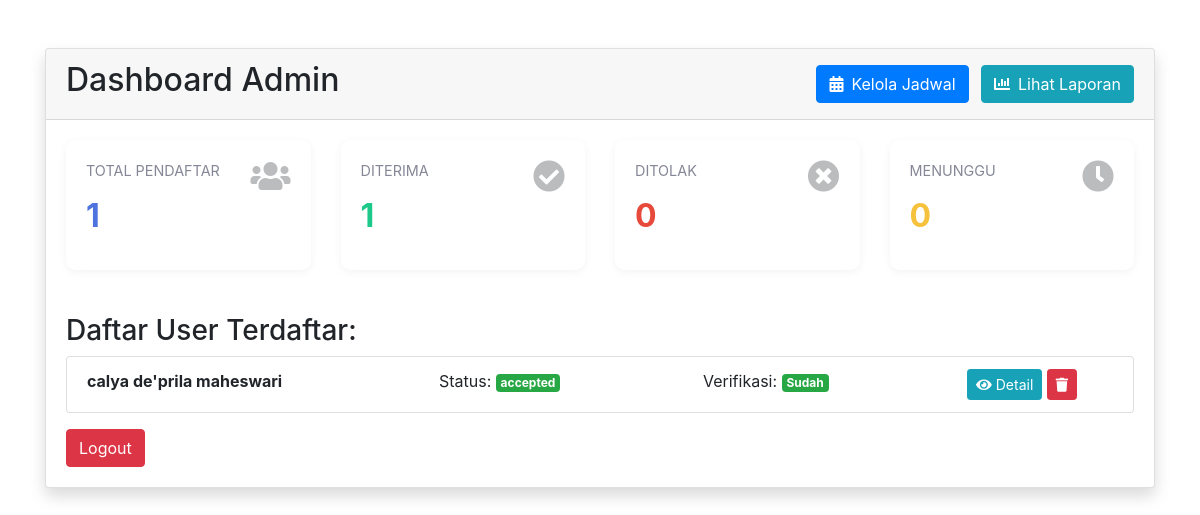
Page /admin_dashboard on the committed database.
### models.py (models this page shows, shortened)
class User(UserMixin, db.Model):
    __tablename__ = 'user'
    id = db.Column(db.Integer, primary_key=True)
    username = db.Column(db.String(80), unique=True, nullable=False)
    password = db.Column(db.String(120), nullable=False)
    role = db.Column(db.String(20), nullable=False, default='user')
    status = db.Column(db.String(20), nullable=False, default='pending')
    full_name = db.Column(db.String(100))
    phone = db.Column(db.String(20))
    address = db.Column(db.String(200))
    jurusan = db.Column(db.String(50))
    payment_status = db.Column(db.String(20), default='unpaid')  # unpaid/pending/paid
    payment_proof = db.Column(db.String(200))
    bank_name = db.Column(db.String(50))
    sender_name = db.Column(db.String(100))
    bukti_pembayaran = db.Column(db.String(200))
    ijasah = db.Column(db.String(200))
    foto_diri = db.Column(db.String(200))
    tempat_lahir = db.Column(db.String(200))
    asal_sekolah = db.Column(db.String(200))
    nama_ayah = db.Column(db.String(100))
    pekerjaan_ayah = db.Column(db.String(100))
    nama_ibu = db.Column(db.String(100))
    pekerjaan_ibu = db.Column(db.String(100))
    gender = db.Column(db.String(20))
    agama = db.Column(db.String(20))

### factory.py (the view)
    @app.route('/admin_dashboard')
    def admin_dashboard():
        from models import User
        users = User.query.filter(User.role != 'admin').all()
        return render_template("admin_dashboard.html", users=users)

### templates/admin_dashboard.html (shortened to what this page needs)
<!DOCTYPE html>
<html>
<head>
  <link href="https://maxcdn.bootstrapcdn.com/bootstrap/4.5.2/css/bootstrap.min.css" rel="stylesheet">
  <link rel="stylesheet" href="https://cdnjs.cloudflare.com/ajax/libs/font-awesome/5.15.1/css/all.min.css">
</head>
<body>
  <div class="container mt-5">
    <div class="card shadow">
      <div class="card-header d-flex justify-content-between align-items-center">
        <h2>Dashboard Admin</h2>
        <div>
            <a href="{{ url_for('admin_schedules') }}" class="btn btn-primary mr-2">
                <i class="fas fa-calendar-alt mr-2"></i>Kelola Jadwal
            </a>
            <a href="{{ url_for('admin_report') }}" class="btn btn-info">
                <i class="fas fa-chart-bar mr-2"></i>Lihat Laporan
            </a>
        </div>
      </div>
      <div class="card-body">
        <div class="row mb-4">
          <div class="col-md-3">
            <div class="stats-card">
              <i class="fas fa-users stats-icon"></i>
              <div class="stats-label">Total Pendaftar</div>
              <div class="stats-value">{{ users|length }}</div>
            </div>
          </div>
          <div class="col-md-3">
            <div class="stats-card success">
              <i class="fas fa-check-circle stats-icon"></i>
              <div class="stats-label">Diterima</div>
              <div class="stats-value">{{ users|selectattr('status', 'equalto', 'accepted')|list|length }}</div>
            </div>
          </div>
          <div class="col-md-3">
            <div class="stats-card danger">
              <i class="fas fa-times-circle stats-icon"></i>
              <div class="stats-label">Ditolak</div>
              <div class="stats-value">{{ users|selectattr('status', 'equalto', 'rejected')|list|length }}</div>
            </div>
          </div>
          <div class="col-md-3">
            <div class="stats-card warning">
              <i class="fas fa-clock stats-icon"></i>
              <div class="stats-label">Menunggu</div>
              <div class="stats-value">{{ users|selectattr('status', 'equalto', 'pending')|list|length }}</div>
            </div>
          </div>
        </div>
        <h3>Daftar User Terdaftar:</h3>
        <ul class="list-group">
          {% for u in users %}
            <li class="list-group-item">
              <div class="row">
                <div class="col-md-4">
                  <strong>{{ u.full_name or u.username }}</strong>
                </div>
                <div class="col-md-3">
                  Status: <span class="badge badge-{{ 'success' if u.status == 'accepted' else 'warning' }}">{{ u.status }}</span>
                </div>
                <div class="col-md-3">
                  Verifikasi: <span class="badge badge-{{ 'success' if u.status == 'accepted' else 'danger' }}">
                    {{ 'Sudah' if u.status == 'accepted' else 'Belum' }}
                  </span>
                </div>
                <div class="col-md-2">
                  <a href="/admin/detail/{{ u.id }}" class="btn btn-sm btn-info">
                    <i class="fas fa-eye mr-1"></i>Detail
                  </a>
                  <form action="{{ url_for('admin_delete', user_id=u.id) }}" method="POST" style="display:inline;"
                        onsubmit="return confirm('Apakah Anda yakin ingin menghapus siswa ini?');">
                    <button type="submit" class="btn btn-sm btn-danger">
                      <i class="fas fa-trash"></i>
                    </button>
                  </form>
                </div>
              </div>
            </li>
          {% endfor %}
        </ul>
        <a href="/logout" class="btn btn-danger mt-3">Logout</a>
      </div>
    </div>
  </div>
</body>
</html>

### templates/admin_dashboard.html (style rules this page uses)
.stats-card { border-radius: 10px; padding: 20px; margin-bottom: 20px; background: white; box-shadow: 0 2px 10px rgba(0,0,0,0.05); transition: all 0.3s ease; }
.stats-value { font-size: 2rem; font-weight: bold; margin: 10px 0; color: #4e73df; }
.stats-label { color: #858796; font-size: 0.9rem; text-transform: uppercase; }
.stats-icon { float: right; font-size: 2rem; opacity: 0.3; }
.stats-card.success .stats-value { color: #1cc88a; }
.stats-card.danger .stats-value { color: #e74a3b; }
.stats-card.warning .stats-value { color: #f6c23e; }

### rows in the picture
User: full_name "calya de'prila maheswari", status "accepted", status "Sudah"

### other values in the picture
{{ users|length }} "1"
{{ users|selectattr('status', 'equalto', 'accepted')|list|length }} "1"
{{ users|selectattr('status', 'equalto', 'rejected')|list|length }} "0"
{{ users|selectattr('status', 'equalto', 'pending')|list|length }} "0"
